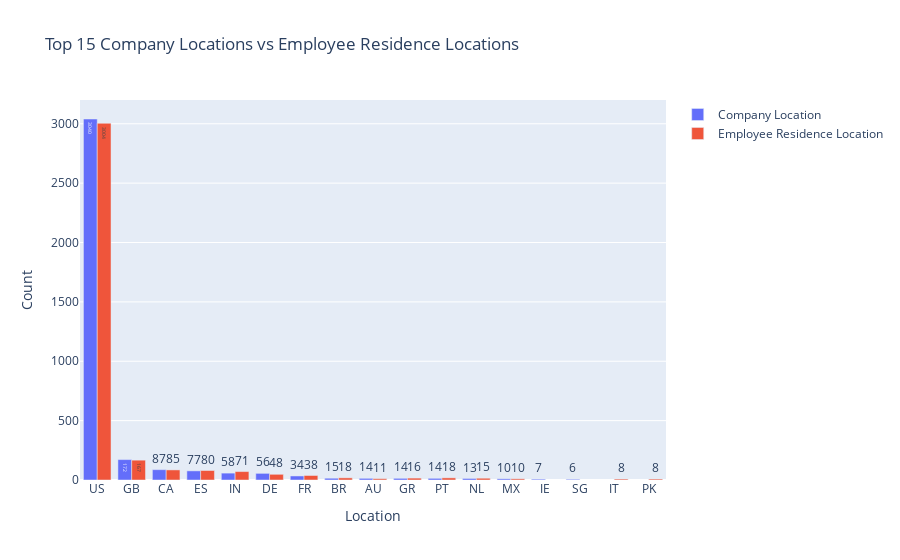

The cell this chart's notebook holds for it:
### Code cell
#plot of top 15 company location count against employee residence location count with labels on x and y axis and title and count displayed
#show count on top of each bar 
fig = go.Figure(data=[
       go.Bar(name='Company Location', x=top15_comp_loc.index, y=top15_comp_loc.values, text=top15_comp_loc.values, textposition='auto'),
       go.Bar(name='Employee Residence Location', x=top15_loc.index, y=top15_loc.values, text=top15_loc.values, textposition='auto')
])

#label x and y axis and title
fig.update_layout(barmode='group', xaxis_title = "Location", yaxis_title = "Count", title = 'Top 15 Company Locations vs Employee Residence Locations')

fig.show()

### Figure 1 — Plotly figure (JSON) as saved in the notebook; plotly's stock layout.template omitted (floating-point values rounded to 4 significant figures)
{"data": [{"name": "Company Location", "text": [3040, 172, 87, 77, 58, 56, 34, 15, 14, 14, 14, 13, 10, 7, 6], "textposition": "auto", "type": "bar", "x": ["US", "GB", "CA", "ES", "IN", "DE", "FR", "BR", "AU", "GR", "PT", "NL", "MX", "IE", "SG"], "y": [3040, 172, 87, 77, 58, 56, 34, 15, 14, 14, 14, 13, 10, 7, 6]}, {"name": "Employee Residence Location", "text": [3004, 167, 85, 80, 71, 48, 38, 18, 18, 16, 15, 11, 10, 8, 8], "textposition": "auto", "type": "bar", "x": ["US", "GB", "CA", "ES", "IN", "DE", "FR", "PT", "BR", "GR", "NL", "AU", "MX", "IT", "PK"], "y": [3004, 167, 85, 80, 71, 48, 38, 18, 18, 16, 15, 11, 10, 8, 8]}], "layout": {"barmode": "group", "title": {"text": "Top 15 Company Locations vs Employee Residence Locations"}, "xaxis": {"title": {"text": "Location"}}, "yaxis": {"title": {"text": "Count"}}}}
